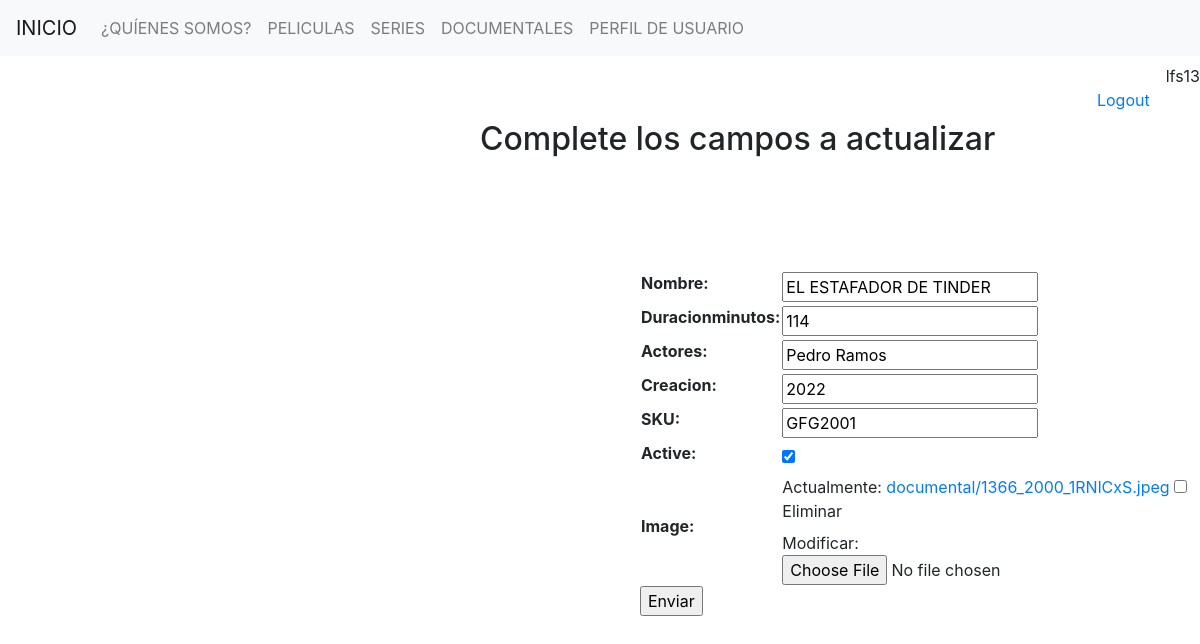
/documentales/update-documental/9/ (signed in), run on the app's committed database.
### documental/models.py (models this page shows)
class Documental(models.Model):
    nombre = models.CharField(max_length=40)
    duracionminutos = models.IntegerField()
    actores = models.CharField(max_length=100)
    creacion =  models.IntegerField()
    SKU = models.CharField(max_length=30, unique=True)
    active = models.BooleanField(default=True)
    image = models.ImageField(upload_to = 'documental', blank=True, null=True)
    class Meta:
        verbose_name = 'documental'
        verbose_name_plural = 'documentales'

### documental/views.py (the view, shortened to what this page needs)
# urls.py: path('update-documental/<int:pk>/', Update_documental.as_view(), name = 'update_documental'),
class Update_documental(LoginRequiredMixin, UpdateView):
    model = Documental
    template_name = 'update_documental.html'
    fields = '__all__'

### templates/update_documental.html (shortened to what this page needs)
{% extends 'base.html' %}
{% block contenido %}
    {% if form %}
        <h2 style="margin-left:30rem">Complete los campos a actualizar</h2>
        <form action="" method="POST" style="margin-left:40rem;margin-top:7rem" enctype="multipart/form-data">
            <table>
                {{form.as_table}}
            </table>
            <input type="submit" , value="Enviar">
        </form>
    {% endif %}
{% endblock %}

### templates/base.html (shortened to what this page needs)
<!DOCTYPE html>
<html lang="en">
<head>
    <link rel="stylesheet" href="https://cdn.jsdelivr.net/npm/bootstrap@4.6.1/dist/css/bootstrap.min.css"
>
</head>
<body>
    <nav class="navbar navbar-expand-lg navbar-light bg-light">
        <a class="navbar-brand" href="/">INICIO</a>
        <div class="collapse navbar-collapse" id="navbarNavDropdown">
            <ul class="navbar-nav">
            <li class="nav-item">
                <a class="nav-link" href="/about/">¿QUÍENES SOMOS?</a>
            </li>
            <li class="nav-item">
                <a class="nav-link" href="/peliculas/">PELICULAS</a>
            </li>
            <li class="nav-item">
                <a class="nav-link" href="/series/">SERIES</a>
            </li>
            <li class="nav-item">
                <a class="nav-link" href="/documentales/">DOCUMENTALES</a>
            </li>
            <li class="nav-item">
                <a class="nav-link" href="/accounts/profile/">PERFIL DE USUARIO</a>
            </li>
        </ul>
        </div>
        </nav>
        <ul class="nav justify-content-end">
            {% if request.user.is_authenticated %}
            <li class="nav-item">
                    <li class="nav-item">
                <a class="nav-link active" href="/logout/">Logout</a>
            </li>
            <li class="nav-item" style= margin-top:0.5rem>
                <a> {{request.user.username}} </a>
            </li>
            {% endif %}
        </ul>
    {% block contenido %}
    {% endblock %}
</body>
</html>

### data on the page
Documental: nombre "EL ESTAFADOR DE TINDER", duracionminutos "114", actores "Pedro Ramos", creacion "2022", SKU "GFG2001", active "☑"

### other printed values
{{ request.user.username }} "lfs13"
